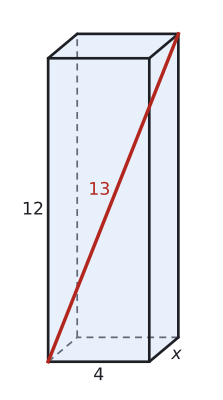

Write the Python code that produced this figure.
import sys; sys.path.insert(0, "tools")
from cizim import *

# Eğik izdüşüm: genişlik (x) ve yükseklik (z) gerçek ölçüde, derinlik (y) yarıya kısaltılmış ve 40° eğik.
KD, TETA = 0.5, np.radians(40)
CX, SY = KD * np.cos(TETA), KD * np.sin(TETA)
GOZ = np.array([CX, -1.0, SY])  # bakan göze doğru yön

def P(p):
    x, y, z = p
    return np.array([x + CX * y, z + SY * y])

def prizma(ax, taban, v, renkler=None, lw=2.0):
    """taban: dışbükey çokgenin 3B köşeleri, v: öteleme vektörü (yanal ayrıt). Görünmeyen ayrıtlar kesikli."""
    taban = [np.array(t, float) for t in taban]; v = np.array(v, float); n = len(taban)
    ust = [t + v for t in taban]; merkez = sum(taban) / n + v / 2
    yuzler = [list(range(n)), list(range(n, 2 * n))] + [[i, (i + 1) % n, n + (i + 1) % n, n + i] for i in range(n)]
    kose = taban + ust; gorunur = []
    for y in yuzler:
        a, b, c = kose[y[0]], kose[y[1]], kose[y[2]]
        nor = np.cross(b - a, c - a)
        if np.dot(nor, sum(kose[i] for i in y) / len(y) - merkez) < 0: nor = -nor
        gorunur.append(np.dot(nor, GOZ) > 1e-9)
    renkler = renkler or {}
    for k, y in enumerate(yuzler):
        if k in renkler and gorunur[k]:
            ax.add_patch(patches.Polygon([P(kose[i]) for i in y], closed=True, facecolor=renkler[k], edgecolor="none", zorder=1))
    kenarlar = {}
    for k, y in enumerate(yuzler):
        for j in range(len(y)):
            e = tuple(sorted((y[j], y[(j + 1) % len(y)])))
            kenarlar[e] = kenarlar.get(e, False) or gorunur[k]
    for (i, j), g in kenarlar.items():
        a, b = P(kose[i]), P(kose[j])
        if g: ax.plot([a[0], b[0]], [a[1], b[1]], color=YAZI, lw=lw, zorder=4, solid_capstyle="round")
        else: ax.plot([a[0], b[0]], [a[1], b[1]], color=SOLUK, lw=1.3, ls=(0, (4, 3)), zorder=2)
    return kose

def cizgi(ax, p, q, renk=KIRMIZI, lw=2.4, ls="-", z=5):
    a, b = P(p), P(q); ax.plot([a[0], b[0]], [a[1], b[1]], color=renk, lw=lw, ls=ls, zorder=z)

def yaz(ax, p, s, dx=0.0, dy=0.0, renk=YAZI, boy=13, **kw):
    q = P(p); ax.text(q[0] + dx, q[1] + dy, s, ha=kw.pop("ha", "center"), va=kw.pop("va", "center"), color=renk, fontsize=boy, zorder=7, **kw)

def dik(ax, k, u, w, r=0.4, renk=YAZI):
    k, u, w = np.array(k, float), np.array(u, float), np.array(w, float)
    u = u / np.linalg.norm(u); w = w / np.linalg.norm(w)
    pts = [P(k + r * u), P(k + r * u + r * w), P(k + r * w)]
    ax.plot([p[0] for p in pts], [p[1] for p in pts], color=renk, lw=1.3, zorder=6)

def bitir(ax, pay=0.6):
    ax.set_aspect("equal"); ax.axis("off"); ax.autoscale_view(); ax.margins(0.04)
# Alıştırma 5: 4 × x × 12 dikdörtgenler prizması (x = 3 ölçekli), cisim köşegeni 13
a, b, c = 4, 3, 12
fig, ax = sekil(3.4, 5.2)
k = prizma(ax, [(0, 0, 0), (a, 0, 0), (a, b, 0), (0, b, 0)], (0, 0, c), renkler={1: MAVI_ACIK, 2: MAVI_ACIK, 3: MAVI_ACIK})
cizgi(ax, (0, 0, 0), (a, b, c), renk=KIRMIZI, lw=2.6)
yaz(ax, (a / 2, 0, 0), "4", dy=-0.55)
yaz(ax, (a, b / 2, 0), "x", dx=0.5, dy=-0.2, style="italic")
yaz(ax, (0, 0, c / 2), "12", dx=-0.6)
yaz(ax, (a * 0.5, b * 0.5, c * 0.5), "13", dx=-0.55, dy=0.3, renk=KIRMIZI)
ax.set_xlim(-1.6, 6.6); ax.set_ylim(-1.2, 14.0)
ax.set_aspect("equal"); ax.axis("off")
kaydet(fig, __file__)
